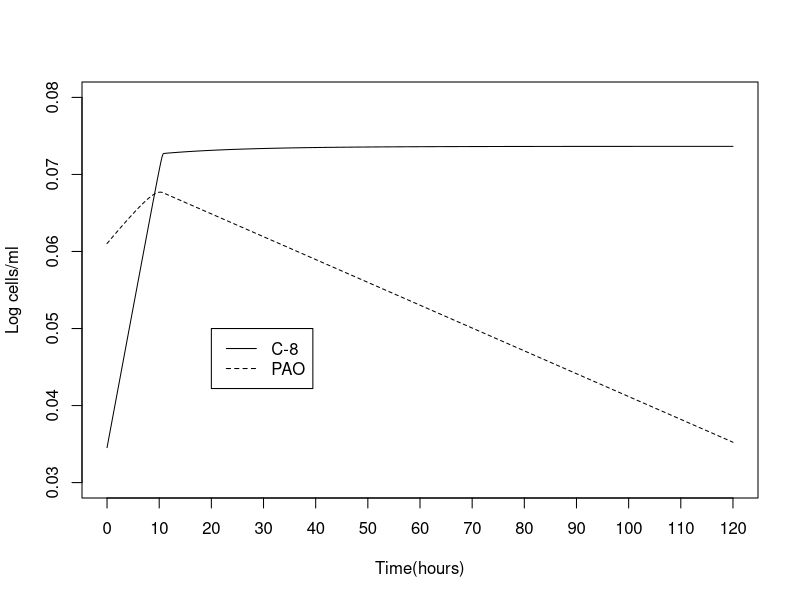
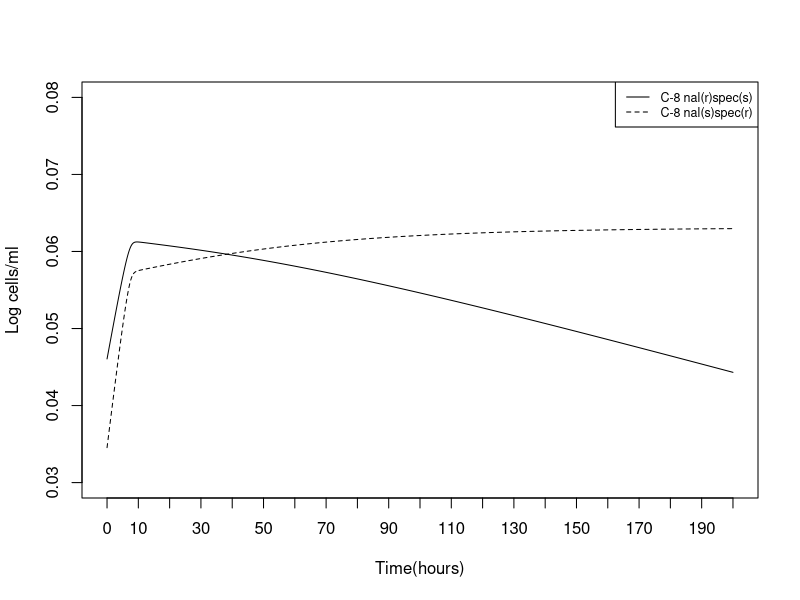
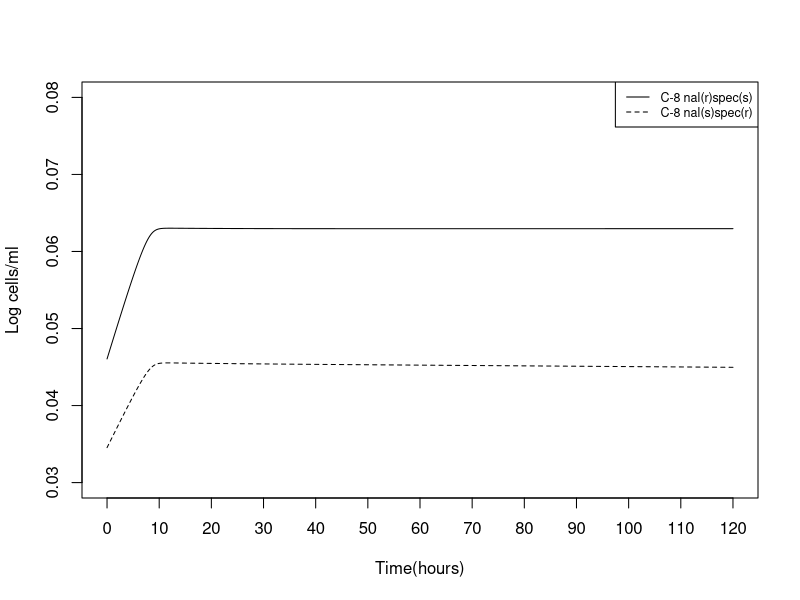

Recreate these plots in R, in order.
## ---- chunk 1
library(deSolve)
## ---- chunk 2
###Parameters (time scale in seconds)
S_0 <- 1e-4
D <- (6.0e-2)/3600

y1 <- 2.5e10
K_S1 <- 3.0e-6
mu1 <- 0.81/3600
r1 <- 0.75/3600
J1 <- 2.4e-7

y2 <- 3.8e10
K_S2 <- 3.1e-4
mu2 <- 0.91/3600
r2 <- 0.85/3600
J2 <- 2.19e-5

parameters <- c(S_0=S_0, D=D, y1=y1, K_S1=K_S1, mu1=mu1, r1=r1, J1=J1, y2=y2, K_S2=K_S2, mu2=mu2, r2=r2, J2=J2)


NutriODE <- function(tt, init, parameters) {
  SS <- init[1]
  N1 <- init[2]
  N2 <- init[3]
  with(as.list(parameters), {
  dS.dt <- (S_0-SS)*D - mu1*SS*N1/(y1*(K_S1+SS)) - mu2*SS*N2/(y2*(K_S2+SS))
  dN1.dt <- mu1*SS*N1/(K_S1+SS) - D*N1
  dN2.dt <- mu2*SS*N2/(K_S2+SS) - D*N2
  return(list(c(dS.dt, dN1.dt, dN2.dt)))})
}

init <- c(SS=S_0, N1=1e3, N2=200*1e3)
tseq <- seq(0, 120*3600)

exper1.out <- lsoda( init, tseq, NutriODE, parameters)

plot(exper1.out[,1]/3600, log(exper1.out[,3])/200, type="l", ylim = c(0.03, 0.08), xaxt = "n", xlab = "Time(hours)", ylab = "Log cells/ml")
lines(exper1.out[,1]/3600, log(exper1.out[,4])/200, type="l", lty = 2)
axis(side = 1, at = seq(0, length(exper1.out[,1])/3600, by=10))
legend(20, 0.05, c("C-8", "PAO"), lty = c(1, 2))
## ---- chunk 3
S_0 <- 5e-6
D <- (7.5e-2)/3600

y1 <- 6.3e10
K_S1 <- 1.6e-6
mu1 <- 0.68/3600
r1 <- 0.61/3600
J1 <- 1.98e-7

y2 <- 6.2e10
K_S2 <- 1.6e-6
mu2 <- 0.96/3600
r2 <- 0.89/3600
J2 <- 1.35e-7

init <- c(SS=S_0, N1=100*1e2, N2=1e3)
tseq <- seq(0, 200*3600)

parameters <- c(S_0=S_0, D=D, y1=y1, K_S1=K_S1, mu1=mu1, r1=r1, J1=J1, y2=y2, K_S2=K_S2, mu2=mu2, r2=r2, J2=J2)

exper2.out <- lsoda( init, tseq, NutriODE, parameters)

plot(exper2.out[,1]/3600, log(exper2.out[,3])/200, type="l", ylim = c(0.03, 0.08), xaxt = "n", xlab = "Time(hours)", ylab = "Log cells/ml")
lines(exper2.out[,1]/3600, log(exper2.out[,4])/200, type="l", lty = 2)
axis(side = 1, at = seq(0, length(exper2.out[,1])/3600, by=10))
legend("topright", c("C-8 nal(r)spec(s)", "C-8 nal(s)spec(r)"), lty = c(1, 2), cex = 0.75)
## ---- chunk 4
S_0 <- 5e-6
D <- (7.5e-2)/3600

y1 <- 6.3e10
K_S1 <- 1.6e-6
mu1 <- 0.68/3600
r1 <- 0.61/3600
J1 <- 1.98e-7

y2 <- 6.2e10
K_S2 <- 0.9e-6
mu2 <- 0.41/3600
r2 <- 0.34/3600
J2 <- 1.99e-7

init <- c(SS=S_0, N1=100*1e2, N2=1e3)
tseq <- seq(0, 120*3600)

parameters <- c(S_0=S_0, D=D, y1=y1, K_S1=K_S1, mu1=mu1, r1=r1, J1=J1, y2=y2, K_S2=K_S2, mu2=mu2, r2=r2, J2=J2)

exper3.out <- lsoda( init, tseq, NutriODE, parameters)

plot(exper3.out[,1]/3600, log(exper3.out[,3])/200, type="l", ylim = c(0.03, 0.08), xaxt = "n", xlab = "Time(hours)", ylab = "Log cells/ml")
lines(exper3.out[,1]/3600, log(exper3.out[,4])/200, type="l", lty = 2)
axis(side = 1, at = seq(0, length(exper3.out[,1])/3600, by=10))
legend("topright", c("C-8 nal(r)spec(s)", "C-8 nal(s)spec(r)"), lty = c(1, 2), cex = 0.75)
